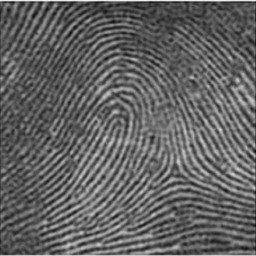
%> input picture digital.jpg, 256 x 256 px
$ octave forr.m   (GNU Octave 9; MATLAB toolbox functions it lacks are replaced by stand-ins)
%> lines starting %> are read from the running program, lines starting %| are printed output that depends on the picture
clear all
im1 = imread('digital.jpg');
%> im1 is the input picture: size 256x256 uint8; min 8, max 243, mean 99

figure(1);
imagesc(im1);
colormap('gray');


im2=abs(fft2(im1));
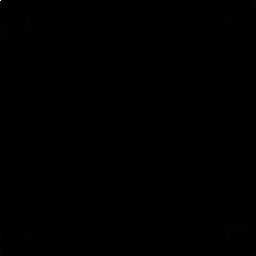
%> im2: size 256x256 double; min 3.7, max 6488393, mean 2987.6; drawn with min black and max white
im2=fftshift(im2);

im3=log(im2);
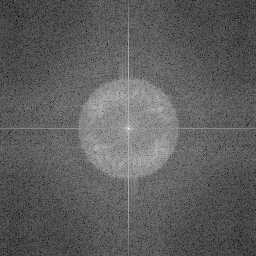
%> im3: size 256x256 double; min 1.31, max 15.69, mean 6.62; drawn with min black and max white

im4=abs(ifft2(fft2(im1)));


figure(2);
imagesc(im2);
colormap('gray');


figure(3);
imagesc(im3);
colormap('gray');

figure(4);
imagesc(im4);
colormap('gray');

$ run again, with casa.jpg copied over digital.jpg
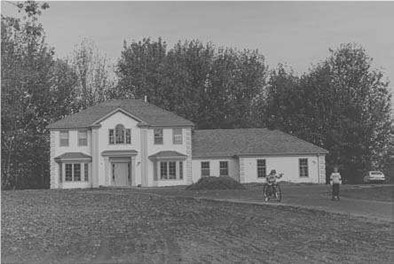
%> input picture casa.jpg, 394 x 264 px
%> im1 is the input picture: size 264x394 uint8; min 40, max 239, mean 118.1
%> `im3=log(im2);`:
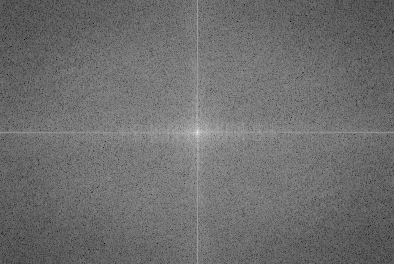
%> im3: size 264x394 double; min 1.03, max 16.32, mean 7.65; drawn with min black and max white
